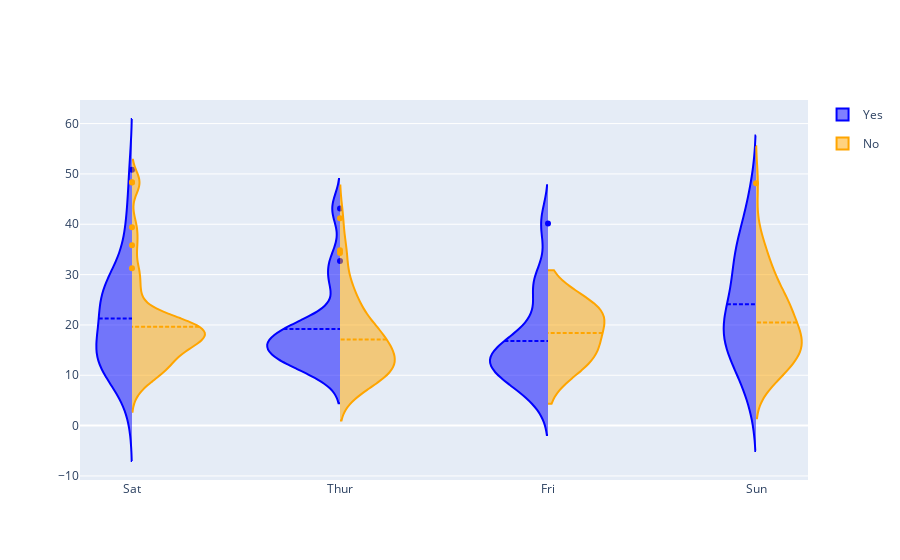

The cell this chart's notebook holds for it:
### Code cell
fig = go.Figure()

fig.add_trace(go.Violin(x=df['day'][ df['smoker'] == 'Yes' ],
                        y=df['total_bill'][ df['smoker'] == 'Yes' ],
                        legendgroup='Yes', scalegroup='Yes', name='Yes',
                        side='negative',
                        line_color='blue')
             )
fig.add_trace(go.Violin(x=df['day'][ df['smoker'] == 'No' ],
                        y=df['total_bill'][ df['smoker'] == 'No' ],
                        legendgroup='No', scalegroup='No', name='No',
                        side='positive',
                        line_color='orange')
             )
fig.update_traces(meanline_visible=True)
fig.update_layout(violingap=0, violinmode='overlay')
fig.show()

### Figure 1 — Plotly figure (JSON) as saved in the notebook; plotly's stock layout.template omitted (floating-point values rounded to 4 significant figures; data arrays with more than 128 entries replaced by an {"elided": "..."} marker saying what was removed)
{"data": [{"legendgroup": "Yes", "line": {"color": "blue"}, "meanline": {"visible": true}, "name": "Yes", "scalegroup": "Yes", "side": "negative", "type": "violin", "x": ["Sat", "Sat", "Sat", "Sat", "Sat", "Sat", "Sat", "Sat", "Sat", "Sat", "Sat", "Thur", "Thur", "Fri", "Fri", "Fri", "Fri", "Fri", "Fri", "Fri", "Fri", "Fri", "Sat", "Sat", "Sat", "Sat", "Sat", "Sat", "Thur", "Sun", "Sat", "Sat", "Sat", "Sat", "Sun", "Sun", "Sun", "Sun", "Sun", "Sun", "Sun", "Sun", "Sun", "Sun", "Sun", "Sun", "Sun", "Sun", "Sun", "Sun", "Sun", "Sun", "Thur", "Thur", "Thur", "Thur", "Thur", "Thur", "Thur", "Thur", "Thur", "Thur", "Thur", "Thur", "Thur", "Thur", "Sat", "Sat", "Sat", "Sat", "Sat", "Sat", "Sat", "Sat", "Sat", "Sat", "Sat", "Sat", "Sat", "Fri", "Fri", "Fri", "Fri", "Fri", "Fri", "Sat", "Sat", "Sat", "Sat", "Sat", "Sat", "Sat", "Sat"], "y": [38.01, 11.24, 20.29, 13.81, 11.02, 18.29, 3.07, 15.01, 26.86, 25.28, 17.92, 19.44, 32.68, 28.97, 5.75, 16.32, 40.17, 27.28, 12.03, 21.01, 11.35, 15.38, 44.3, 22.42, 15.36, 20.49, 25.21, 14.31, 16, 17.51, 10.59, 10.63, 50.81, 15.81, 7.25, 31.85, 16.82, 32.9, 17.89, 14.48, 9.6, 34.63, 34.65, 23.33, 45.35, 23.17, 40.55, 20.9, 30.46, 18.15, 23.1, 15.69, 19.81, 28.44, 15.48, 16.58, 10.34, 43.11, 13, 13.51, 18.71, 12.74, 13, 16.4, 20.53, 16.47, 26.59, 38.73, 24.27, 12.76, 30.06, 25.89, 13.27, 28.17, 12.9, 28.15, 11.59, 7.74, 30.14, 12.16, 13.42, 8.58, 13.42, 16.27, 10.09, 22.12, 24.01, 15.69, 15.53, 12.6, 32.83, 27.18, 22.67]}, {"legendgroup": "No", "line": {"color": "orange"}, "meanline": {"visible": true}, "name": "No", "scalegroup": "No", "side": "positive", "type": "violin", "x": {"elided": "151 str values"}, "y": {"elided": "151 float values"}}], "layout": {"violingap": 0, "violinmode": "overlay"}}
